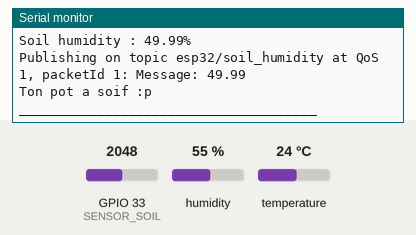
The sketch below on a simulated ESP32. Parts: the last lines printed to the serial monitor. The test bench sets the inputs (shaded band); at power-on: GPIO 33 (SENSOR_SOIL) = 2048, humidity 55 %, temperature 24 °C. WiFi joins after 1.5 s; servers stay silent unless stated; no MQTT or app messages arrive unless stated.

Above: at 2.7 s.
2.8 s: GPIO 33 (SENSOR_SOIL) set to 260
At 10.6 s:
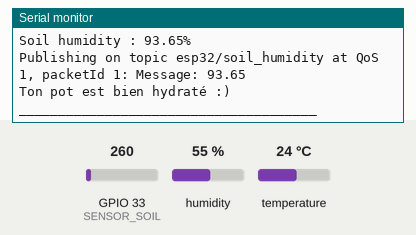
11.1 s: humidity set to 22 %
12.6 s: temperature set to 12 °C
14.1 s: GPIO 33 (SENSOR_SOIL) set to 340
15.6 s: humidity set to 40 %
At 17.95 s:
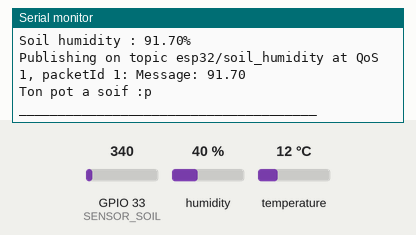

Measured:
- after the input at 2.8 s, the serial monitor: prints a new line after 6.9 s (image 1)
- after the input at 15.6 s, the serial monitor: prints a new line after 2.1 s (image 2)

The sketch:

main.ino
```cpp
#include "header.h"

// Raspberry Pi Mosquitto MQTT Broker
#define MQTT_HOST IPAddress(85, 170, 140, 88)
#define MQTT_PORT 1883


//**** Air sensor
DHT dht1(DHT11_PIN1, DHTTYPE);
//DHT dht2(DHT11_PIN2, DHTTYPE);

DHT *PIN[AIR_SENSOR] = {&dht1};


//********* Wifi connection

const char* ssid = "iPhone de Samuel";
const char* password = "ilestbolelavabo";


WiFiClient espClient;
PubSubClient client(espClient);


AsyncMqttClient mqttClient;
TimerHandle_t mqttReconnectTimer;
TimerHandle_t wifiReconnectTimer;

unsigned long previousMillis = 0;   // Stores last time temperature was published
const long interval = 10000;        // Interval at which to publish sensor readings


void connectToMqtt() {
  Serial.println("Connecting to MQTT…");
  mqttClient.connect();
}

void onMqttConnect(bool sessionPresent) {
  Serial.println("Connected to MQTT.");
  Serial.print("Session present: ");
  Serial.println(sessionPresent);
}

void onMqttDisconnect(AsyncMqttClientDisconnectReason reason) {
  Serial.println("Disconnected from MQTT.");
  if (WiFi.isConnected()) {
    xTimerStart(mqttReconnectTimer, 0);
  }
}


void onMqttPublish(uint16_t packetId) {
  Serial.print("Publish acknowledged.");
  Serial.print("  packetId: ");
  Serial.println(packetId);
}

void WiFiEvent(WiFiEvent_t event) {
  Serial.printf("[WiFi-event] event: %d\n", event);
  switch(event) {
    case SYSTEM_EVENT_STA_GOT_IP:
      Serial.println("WiFi connected");
      Serial.println("IP address: ");
      Serial.println(WiFi.localIP());
      connectToMqtt();
      break;
    case SYSTEM_EVENT_STA_DISCONNECTED:
      Serial.println("WiFi lost connection");
      xTimerStop(mqttReconnectTimer, 0); // ensure we don't reconnect to MQTT while reconnecting to Wi-Fi
      xTimerStart(wifiReconnectTimer, 0);
      break;
  }
}

void connectToWifi() {
  delay(10);
  // We start by connecting to a WiFi network
  Serial.println();
  Serial.print("Connecting to ");
  Serial.println(ssid);

  WiFi.begin(ssid, password);

  Serial.print(WiFi.status());
  while (WiFi.status() != WL_CONNECTED) {

    delay(500);
    Serial.print(".");
  }

  Serial.println("");
  Serial.println("WiFi connected");
  Serial.println("IP address: ");
  Serial.println(WiFi.localIP());
}


//******* Before Main Loop
void setup()
{
  Serial.begin(115200);

  mqttReconnectTimer = xTimerCreate("mqttTimer", pdMS_TO_TICKS(2000), pdFALSE, (void*)0, reinterpret_cast<TimerCallbackFunction_t>(connectToMqtt));
  wifiReconnectTimer = xTimerCreate("wifiTimer", pdMS_TO_TICKS(2000), pdFALSE, (void*)0, reinterpret_cast<TimerCallbackFunction_t>(connectToWifi));

  WiFi.onEvent(WiFiEvent);

    mqttClient.onConnect(onMqttConnect);
    mqttClient.onDisconnect(onMqttDisconnect);
    //mqttClient.onSubscribe(onMqttSubscribe);
    //mqttClient.onUnsubscribe(onMqttUnsubscribe);
    mqttClient.onPublish(onMqttPublish);
    mqttClient.setServer(MQTT_HOST, MQTT_PORT);
    // If your broker requires authentication (username and password), set them below
    mqttClient.setCredentials("bryan", "test1234");
    connectToWifi();
  //    wifiScan();

    //** Start les capteurs air
    for (int sensor = 0; sensor < AIR_SENSOR; sensor++) {
      PIN[sensor]->begin();
    }

  Serial.println("Poto-roazh");
  Serial.println("____________");
}

//****** Main Loop
void loop()
{
    sensorManager(PIN, &mqttClient);
    delay(8000);
}
```

header.h
```cpp
#include <PubSubClient.h>
#include <DHT.h>
#include <DHT_U.h>
#include <WiFi.h>
extern "C" {
  #include "freertos/FreeRTOS.h"
  #include "freertos/timers.h"
}
#include <AsyncMqttClient.h>

#define MQTT_PUB_TEMP "esp32/dht/temperature"
#define MQTT_PUB_HUM  "esp32/dht/humidity"
#define MQTT_PUB_SOIL_HUM  "esp32/soil_humidity"


#define DHT11_PIN1 27
#define DHT11_PIN2 4
#define DHTTYPE DHT11
#define AIR_SENSOR 1
#define SOIL_HUMIDITY_LIMIT 300
#define SOIL_SENSOR_LIMIT 4095
#define SENSOR_SOIL 33


void sensorManager(DHT **sensorList, AsyncMqttClient *mqttClient);

void wifiScan();
```

sensor_controllers.cpp
```cpp
#include <Arduino.h>
#include "header.h"

void temperatureController(DHT* PIN, int Sensor, AsyncMqttClient *mqttClient) {
      double dTemp = PIN[Sensor].readTemperature();
      if (isnan(dTemp)) {
        Serial.println("Failed to read from DHT sensor!");
        return ;
      }

      Serial.print("Temperature ");
      Serial.print(" : ");
      Serial.print(dTemp);
      Serial.println("°C");


      // Publish an MQTT message on topic esp32/dht/temperature
      uint16_t packetIdPub1 = mqttClient->publish(MQTT_PUB_TEMP, 1, true, String(dTemp).c_str());
      Serial.printf("Publishing on topic %s at QoS 1, packetId: %i", MQTT_PUB_TEMP, packetIdPub1);
      Serial.printf("Message: %.2f \n", dTemp);
}

void humidityController(DHT* PIN, int Sensor, AsyncMqttClient *mqttClient) {
    double dHumi = PIN[Sensor].readHumidity();
    if (isnan(dHumi)) {
        Serial.println("Failed to read from DHT sensor!");
        return ;
    }

    Serial.print("Humidity ");
    Serial.print(Sensor);
    Serial.print(" : ");
    Serial.print(dHumi);
    Serial.println("%");

    // Publish an MQTT message on topic esp32/dht/humidity
    uint16_t packetIdPub2 = mqttClient->publish(MQTT_PUB_HUM, 1, true, String(dHumi).c_str());
    Serial.printf("Publishing on topic %s at QoS 1, packetId %i: ", MQTT_PUB_HUM, packetIdPub2);
    Serial.printf("Message: %.2f \n", dHumi);

}

void checkSoilMoisture(AsyncMqttClient *mqttClient){
  double averageValue = 0;
    for (int limit = 300; limit; limit--) {
      averageValue += analogRead(SENSOR_SOIL);
    }
    double sensorValue = averageValue / 300;
    double soilHumidity = ((SOIL_SENSOR_LIMIT - sensorValue) * 100) / SOIL_SENSOR_LIMIT;
    //double soilHumidity = sensorValue;
    Serial.print("Soil humidity : ");
    Serial.print(soilHumidity);
    Serial.print("%\n");

    uint16_t packetIdPub3 = mqttClient->publish(MQTT_PUB_SOIL_HUM, 1, true, String(soilHumidity).c_str());
    Serial.printf("Publishing on topic %s at QoS 1, packetId %i: ", MQTT_PUB_SOIL_HUM, packetIdPub3);
    Serial.printf("Message: %.2f \n", soilHumidity);

    if (sensorValue < SOIL_HUMIDITY_LIMIT)
      Serial.print("Ton pot est bien hydraté :)\n");
    else
      Serial.print("Ton pot a soif :p\n");
}

void sensorManager(DHT **sensorList, AsyncMqttClient *mqttClient){
    DHT *PIN = *sensorList;

    for (int i = 0; i < AIR_SENSOR; i++) {
        Serial.print("Sensor ");
        Serial.println(i);
        humidityController(PIN, i, mqttClient);
        temperatureController(PIN, i, mqttClient);
    }

    checkSoilMoisture(mqttClient);


    Serial.println("______________________________________\n");
}
```

wifiscan.cpp
```cpp
#include "header.h"
#include <Arduino.h>

void wifiScan()
{
    Serial.println("scan start");

    // WiFi.scanNetworks will return the number of networks found
    int n = WiFi.scanNetworks();
    Serial.println("scan done");
    if (n == 0) {
        Serial.println("no networks found");
    } else {
        Serial.print(n);
        Serial.println(" networks found");
        for (int i = 0; i < n; ++i) {
            // Print SSID and RSSI for each network found
            Serial.print(i + 1);
            Serial.print(": ");
            Serial.print(WiFi.SSID(i));
            Serial.print(" (");
            Serial.print(WiFi.RSSI(i));
            Serial.print(")");
            Serial.println((WiFi.encryptionType(i) == WIFI_AUTH_OPEN)?" ":"*");
            delay(10);
        }
    }
    Serial.println("");

    // Wait a bit before scanning again
    delay(5000);
}
```
